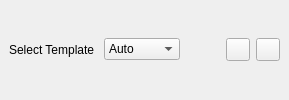
  <widget class="QDockWidget" name="dw_actions">
   <property name="windowIcon">
    <iconset resource="../resources/pisido.qrc">
     <normaloff>:/images/actions.png</normaloff>:/images/actions.png</iconset>
   </property>
   <property name="toolTip">
    <string>Actions File Window</string>
   </property>
   <property name="statusTip">
    <string>Actions File Window</string>
   </property>
   <property name="windowTitle">
    <string>Actions</string>
   </property>
   <attribute name="dockWidgetArea">
    <number>2</number>
   </attribute>
   <widget class="QWidget" name="dw_actions_contents">
    <layout class="QVBoxLayout" name="verticalLayout_2">
     <item>
      <layout class="QHBoxLayout" name="horizontalLayout_2">
       <item>
        <widget class="QLabel" name="lbl_actions_template">
         <property name="text">
          <string>Select Template </string>
         </property>
        </widget>
       </item>
       <item>
        <widget class="QComboBox" name="combo_actions_template">
         <property name="toolTip">
          <string>Select actions.py template</string>
         </property>
         <property name="statusTip">
          <string>Select actions.py template</string>
         </property>
         <item>
          <property name="text">
           <string notr="true">Auto</string>
          </property>
         </item>
         <item>
          <property name="text">
           <string notr="true">CMake</string>
          </property>
         </item>
         <item>
          <property name="text">
           <string notr="true">KDE4</string>
          </property>
         </item>
         <item>
          <property name="text">
           <string notr="true">Python</string>
          </property>
         </item>
         <item>
          <property name="text">
           <string notr="true">Qt4</string>
          </property>
         </item>
         <item>
          <property name="text">
           <string notr="true">SCons</string>
          </property>
         </item>
         <item>
          <property name="text">
           <string>Imported</string>
          </property>
         </item>
        </widget>
       </item>
       <item>
        <spacer name="horizontalSpacer_3">
         <property name="orientation">
          <enum>Qt::Horizontal</enum>
         </property>
         <property name="sizeHint" stdset="0">
          <size>
           <width>40</width>
           <height>20</height>
          </size>
         </property>
        </spacer>
       </item>
       <item>
        <widget class="QToolButton" name="tb_zoom_in">
         <property name="toolTip">
          <string>Zoom In</string>
         </property>
         <property name="statusTip">
          <string>Zoom In</string>
         </property>
         <property name="text">
          <string/>
         </property>
         <property name="icon">
          <iconset resource="../resources/pisido.qrc">
           <normaloff>:/images/zoom-in.png</normaloff>:/images/zoom-in.png</iconset>
         </property>
        </widget>
       </item>
       <item>
        <widget class="QToolButton" name="tb_zoom_out">
         <property name="toolTip">
          <string>Zoom Out</string>
         </property>
         <property name="statusTip">
          <string>Zoom Out</string>
         </property>
         <property name="text">
          <string/>
         </property>
         <property name="icon">
          <iconset resource="../resources/pisido.qrc">
           <normaloff>:/images/zoom-out.png</normaloff>:/images/zoom-out.png</iconset>
         </property>
        </widget>
       </item>
      </layout>
     </item>
    </layout>
   </widget>
  </widget>
